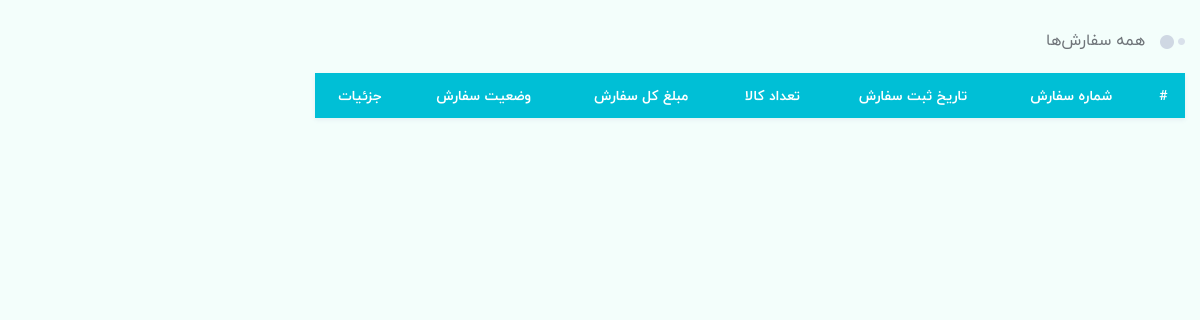
The page /profile/orders (signed in) on the database as committed earlier.
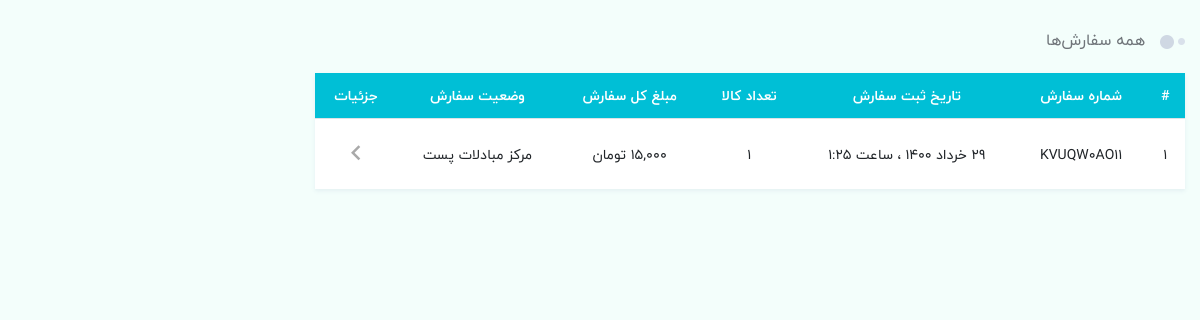
The same page on the database as committed later.
### eshop_order/models.py (models this page shows, shortened)
class Order(models.Model):
    STATUS = (
        ('New', 'جدید'),
        ('Accepted', 'تایید سفارش'),
        ('Preparing', 'آماده سازی سفارش'),
        ('OutCompany', 'خروج از مرکز پردازش'),
        ('InPostOffice', 'تحویل به پست'),
        ('OnShipping', 'مرکز مبادلات پست'),
        ('Arrive', 'تحویل به مشتری'),
        ('Canceled', 'لغو شده'),
    )
    PAY_WAY = (
        ('online', 'پرداخت آنلاین'),
        ('creditCard', 'کیف پول اعتباری')
    )
    user = models.ForeignKey(User, on_delete=models.SET_NULL, null=True, verbose_name='کاربر')
    code = models.CharField(max_length=10, editable=False, verbose_name='کد سفارش')
    address_full_name = models.CharField(blank=True, max_length=60, verbose_name='نام و نام خانوادگی')
    address_phone = models.CharField(blank=True, max_length=20, verbose_name='تلفن')
    address_ostsn = models.CharField(blank=True, max_length=20, verbose_name='استان')
    address_city = models.CharField(blank=True, max_length=20, verbose_name='شهر')
    address_address = models.CharField(blank=True, max_length=150, verbose_name='آدرس پستی')
    address_post_code = models.IntegerField(blank=True, verbose_name='کد پستی', null=True)
    post_way = models.ForeignKey(PostWay, on_delete=models.SET_NULL, null=True, verbose_name='نحوه ارسال')
    pay_way = models.CharField(max_length=50, choices=PAY_WAY, default='online', verbose_name='نحوه پرداخت')
    total = models.IntegerField(verbose_name='جمع مبلغ کل سفارشات')
    amount = models.IntegerField(verbose_name='جمع تعداد کل سفارشات')
    status = models.CharField(max_length=30, choices=STATUS, default='New', verbose_name='وضعیت')
    ip = models.CharField(blank=True, max_length=20, verbose_name='آی‌پی')
    admin_note = models.CharField(blank=True, max_length=100, verbose_name='یادداشت ادمین')
    create_at = models.DateTimeField(auto_now_add=True, verbose_name='ایجاد شده')
    update_at = models.DateTimeField(auto_now=True, verbose_name='آخرین آپدیت')
    class Meta:
        verbose_name = 'سفارش'
        verbose_name_plural = 'سفارشات'
    def user_name(self):
        return self.user.first_name + ' ' + self.user.last_name + ' ( ' + self.user.username + ' ) '
    user_name.short_description = 'نام کاربری'
    def total_th(self):
        return f"{self.total:,}"
    total_th.short_description = 'مبلغ کل'
    def post_w(self):
        return self.post_way.way
    post_w.short_description = 'نحوه ارسال'
    def post_p(self):
        return f"{self.post_way.price:,}"
    post_p.short_description = 'هزینه ارسال'
    def j_create_at(self):
        return jalali_converter(self.create_at)
    j_create_at.short_description = 'زمان ارسال'
    def j_update_at(self):
        return jalali_converter(self.update_at)
    j_update_at.short_description = 'آخرین آپدیت'

### eshop_account/views.py (the view)
# urls.py: path('profile/orders', OrdersList.as_view(), name='OrdersList'),
class OrdersList(ListView):
    template_name = 'account/profile-orders.html'
    paginate_by = 30
    def get_queryset(self):
        request = self.request
        current_user = request.user
        orders = Order.objects.filter(user_id=current_user.id)
        return orders
    def get_context_data(self, *, object_list=None, **kwargs):
        request = self.request
        current_user = request.user
        profile = UserProfile.objects.filter(user__username=current_user).first()
        orders = Order.objects.filter(user_id=current_user.id).order_by("-id")
        context = {
            'profile': profile,
            'orders': orders
        }
        return context

### extensions/jalali.py (called while the page is built)
    def persian_tuple(self):
        return self.persian_year, self.persian_month, self.persian_day

### extensions/utils.py (called while the page is built)
def persian_number_converter(mystr):
    number = {
        '1': '۱',
        '2': '۲',
        '3': '۳',
        '4': '۴',
        '5': '۵',
        '6': '۶',
        '7': '۷',
        '8': '۸',
        '9': '۹',
        '0': '۰',
    }
    for e, p in number.items():
        mystr = mystr.replace(e, p)
    return mystr

def jalali_converter(time):
    jmonth = ['فرودین', 'اردیبهشت', 'خرداد', 'تیر', 'مرداد', 'شهریور', 'مهر', 'آبان', 'آذر', 'دی', 'بهمن', 'اسفند', ]
    time = timezone.localtime(time)
    time_to_string = '{},{},{}'.format(time.year, time.month, time.day)
    time_to_tuple = jalali.Gregorian(time_to_string).persian_tuple()
    time_to_list = list(time_to_tuple)
    for index, month in enumerate(jmonth):
        if time_to_list[1] == index + 1:
            time_to_list[1] = month
            break
    output = '{} {} {} ، ساعت {}:{}'.format(
        time_to_list[2],
        time_to_list[1],
        time_to_list[0],
        time.hour,
        time.minute,
    )
    return persian_number_converter(output)

### eshop_account/templates/account/profile-orders.html (shortened to what this page needs)
{% extends 'shared/_MainLayout.html' %}
{% load static %}
{% load render_partial %}
{% load humanize %}
{% block header_ref %}
    <link rel="stylesheet" href="{% static 'css/vendor/nice-select.css' %}">
    <link rel="stylesheet" href="{% static 'css/vendor/nouislider.min.css' %}">
{% endblock %}
{% block content %}
    <main class="main-content dt-sl mt-4 mb-3" style="transform: none;">
    <div class="container main-container" style="transform: none;">
    <div class="row" style="transform: none;">
        <div class="col-xl-9 col-lg-8 col-md-8 col-sm-12">
            <div class="row">
                <div class="col-12">
                    <div class="section-title text-sm-title title-wide mb-1 no-after-title-wide dt-sl mb-2 px-res-1">
                        <h2>همه سفارش‌ها</h2>
                    </div>
                    <div class="dt-sl">
                        <div class="table-responsive">
                            <table class="table table-order">
                                <thead>
                                <tr>
                                    <th>#</th>
                                    <th>شماره سفارش</th>
                                    <th>تاریخ ثبت سفارش</th>
                                    <th>تعداد کالا</th>
                                    <th>مبلغ کل سفارش</th>
                                    <th>وضعیت سفارش</th>
                                    <th>جزئیات</th>
                                </tr>
                                </thead>
                                <tbody>
                                {% for rs in orders %}
                                    <tr>
                                        <td>{{ forloop.counter }}</td>
                                        <td>{{ rs.code }}</td>
                                        <td>{{ rs.j_create_at }}</td>
                                        <td>{{ rs.amount }}</td>
                                        <td>{{ rs.total|intcomma:False }} تومان</td>
                                        <td>{{ rs.get_status_display }}</td>
                                        <td class="details-link">
                                            <a href="{% url 'OrderDetail' rs.id %}">
                                                <i class="mdi mdi-chevron-left"></i>
                                            </a>
                                        </td>
                                    </tr>
                                {% endfor %}
                                </tbody>
                            </table>
                        </div>
                    </div>
                </div>
            </div>
        </div>
    </div>
{% endblock %}

Rows that differ between the two databases and show on the page:
added Order: code "KVUQW0AO11", j_create_at "۲۹ خرداد ۱۴۰۰ ، ساعت ۱:۲۵", amount "1", status "مرکز مبادلات پست"
